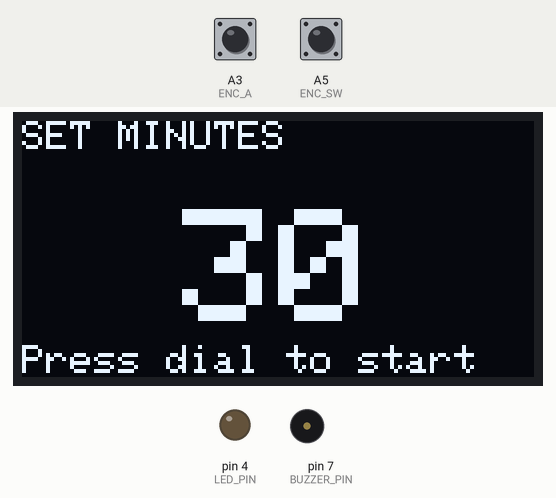
The sketch below on a simulated Arduino Uno, built with avr-gcc and run on an emulated ATmega328P. Parts: 128×64 one-colour display, output pins drawn as LEDs (lit = HIGH), buzzer (waves = sounding, pin HIGH). The inputs (shaded band) are chosen by the test bench; at power-on: A5 (ENC_SW) HIGH, A3 (ENC_A) HIGH.

Above: at 1.2 s.
1.3 s: A5 (ENC_SW) pulled LOW for 0.15 s
At 2.1 s:
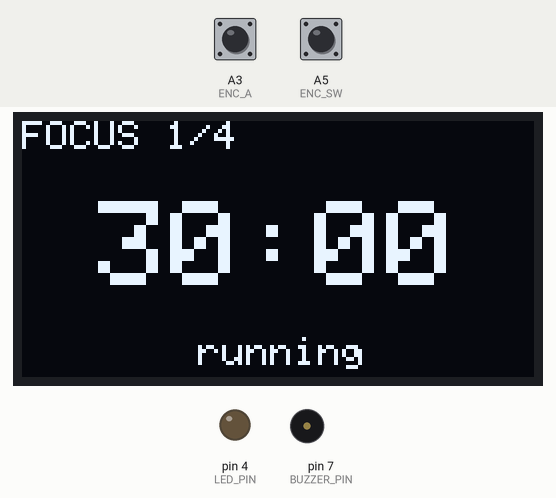
4.4 s: A5 (ENC_SW) pulled LOW for 1 s
At 5.9 s:
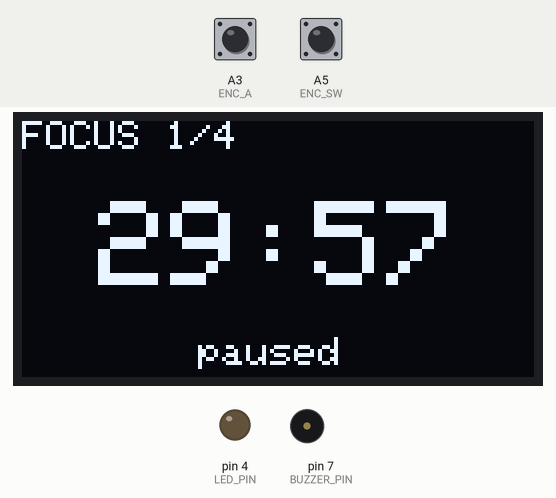
6.9 s: A5 (ENC_SW) pulled LOW for 0.15 s
At 7.7 s:
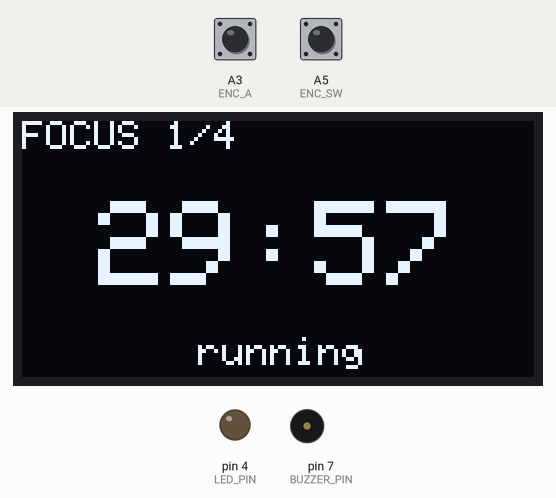
Timing chart, 0 to 9.9 s (numbered marks = the images above; inputs shaded):
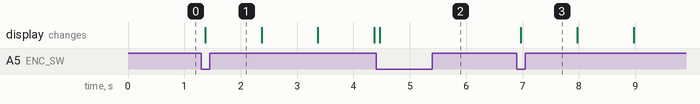

Measured:
- after the input at 1.3 s, the display: changes after 0.07 s (image 1)
- after the input at 4.4 s, the display: changes after 0.07 s (image 2)
- after the input at 6.9 s, the display: changes after 0.07 s (image 3)

The sketch:

countdown_timer.ino
```cpp
// Pomodoro-style timer: 4 work sessions of the chosen length (5-60 min), 5 min break between each
// Display: 0.96" 128x64 SSD1306 I2C OLED
// LED + buzzer: blink/beep at the end of every work session and break, until button press
// Encoder: sets minutes (1 min/detent) before start, locked for the whole cycle
// Encoder SW: starts the cycle; while running, press = pause/resume;
//             when a phase ends, press = begin the next phase (after session 4, press = reset)

#include <Wire.h>
#include <Adafruit_GFX.h>
#include <Adafruit_SSD1306.h>

// ---- OLED ----
// Micro's I2C pins are the same physical pins as D2 (SDA) / D3 (SCL) - no extra wiring pins needed
#define SCREEN_WIDTH 128
#define SCREEN_HEIGHT 64
#define OLED_RESET -1
#define SCREEN_ADDRESS 0x3C
Adafruit_SSD1306 display(SCREEN_WIDTH, SCREEN_HEIGHT, &Wire, OLED_RESET);

// ---- External alert LED (with series resistor to GND) ----
const uint8_t LED_PIN = 4;

// ---- Passive piezo buzzer ----
const uint8_t BUZZER_PIN = 7;
const unsigned int BUZZER_FREQ_HZ = 2000;

// ---- Encoder (sets minutes before start, locked once started; SW = start/pause/resume) ----
const uint8_t ENC_A  = A3;
const uint8_t ENC_B  = A4;
const uint8_t ENC_SW = A5;
const int MIN_MINUTES = 5;
const int MAX_MINUTES = 60;
int selectedMinutes = 30;
int lastEncA = HIGH;

// ---- Timer state ----
const int SESSIONS_PER_CYCLE = 4;
const unsigned long BREAK_SECONDS = 5UL * 60UL;
unsigned long remainingSeconds = (unsigned long)selectedMinutes * 60UL;
unsigned long lastSecondMillis = 0;
int session = 1;       // current work session, 1..SESSIONS_PER_CYCLE
bool onBreak = false;  // true while in (or just finished) a break
bool started = false;  // true from first button press until the cycle resets
bool running = false;
bool timeUp = false;   // current phase finished, waiting for button press

// ---- Button debounce / edge detect ----
int lastReading = HIGH;
int buttonState = HIGH;
unsigned long lastDebounceMillis = 0;
const unsigned long DEBOUNCE_MS = 40;

// ---- End-of-phase beep: continues until button press, non-blocking ----
bool flashOn = false;
unsigned long lastFlashMillis = 0;
const unsigned long FLASH_INTERVAL_MS = 300;

void setup() {
  pinMode(ENC_A, INPUT_PULLUP);
  pinMode(ENC_B, INPUT_PULLUP);
  pinMode(ENC_SW, INPUT_PULLUP);
  pinMode(BUZZER_PIN, OUTPUT);
  pinMode(LED_PIN, OUTPUT);
  digitalWrite(LED_PIN, LOW);

  if (!display.begin(SSD1306_SWITCHCAPVCC, SCREEN_ADDRESS)) {
    while (true) {} // no display - nothing useful to do
  }
  display.clearDisplay();
  renderDisplay();
}

void loop() {
  handleEncoder();
  handleButton();
  handleCountdown();
  handleFlash();
}

// ---- Encoder: adjusts selectedMinutes, only before the timer has started ----
void handleEncoder() {
  if (started) return;

  int a = digitalRead(ENC_A);
  if (a == LOW && lastEncA == HIGH) { // falling edge on A
    int b = digitalRead(ENC_B);
    selectedMinutes += (b == HIGH) ? 1 : -1;
    selectedMinutes = constrain(selectedMinutes, MIN_MINUTES, MAX_MINUTES);
    renderDisplay();
  }
  lastEncA = a;
}

// ---- Encoder button (SW): debounce + edge detect, start/pause/resume ----
void handleButton() {
  int reading = digitalRead(ENC_SW);

  if (reading != lastReading) {
    lastDebounceMillis = millis();
  }

  if ((millis() - lastDebounceMillis) > DEBOUNCE_MS) {
    if (reading != buttonState) {
      buttonState = reading;
      if (buttonState == LOW) { // pressed (active LOW with INPUT_PULLUP)
        if (timeUp) {
          timeUp = false;
          noTone(BUZZER_PIN);
          digitalWrite(LED_PIN, LOW);
          if (onBreak) {                           // break over -> next work session
            onBreak = false;
            session++;
            startPhase((unsigned long)selectedMinutes * 60UL);
          } else if (session < SESSIONS_PER_CYCLE) { // work session over -> break
            onBreak = true;
            startPhase(BREAK_SECONDS);
          } else {                                 // all sessions done -> back to setting mode
            started = false;
            running = false;
            session = 1;
          }
        } else if (!started) {
          started = true;
          session = 1;
          onBreak = false;
          startPhase((unsigned long)selectedMinutes * 60UL);
        } else {
          running = !running;
          lastSecondMillis = millis(); // avoid an instant tick on resume
        }
        renderDisplay();
      }
    }
  }
  lastReading = reading;
}

// ---- Begin a work session or break of the given length ----
void startPhase(unsigned long seconds) {
  remainingSeconds = seconds;
  running = true;
  lastSecondMillis = millis();
}

// ---- Countdown: one tick per real second while running ----
void handleCountdown() {
  if (!running || timeUp) return;

  if (millis() - lastSecondMillis >= 1000) {
    lastSecondMillis += 1000;
    if (remainingSeconds > 0) {
      remainingSeconds--;
    }
    if (remainingSeconds == 0) {
      running = false;
      timeUp = true;
      renderDisplay();
      flashOn = false;
      lastFlashMillis = millis();
      return;
    }
    renderDisplay();
  }
}

// ---- Alert: LED blinks and buzzer beeps on/off every FLASH_INTERVAL_MS while timeUp is true ----
void handleFlash() {
  if (!timeUp) return;
  if (millis() - lastFlashMillis >= FLASH_INTERVAL_MS) {
    lastFlashMillis = millis();
    flashOn = !flashOn;
    digitalWrite(LED_PIN, flashOn ? HIGH : LOW);
    if (flashOn) tone(BUZZER_PIN, BUZZER_FREQ_HZ);
    else noTone(BUZZER_PIN);
  }
}

// ---- OLED rendering: only called when something actually changes ----
void renderDisplay() {
  display.clearDisplay();
  display.setTextColor(SSD1306_WHITE);

  if (!started) {
    display.setTextSize(1);
    display.setCursor(0, 0);
    display.print("SET MINUTES");

    display.setTextSize(4);
    int digits = (selectedMinutes >= 10) ? 2 : 1;
    int x = (SCREEN_WIDTH - digits * 24) / 2;
    display.setCursor(x, 22);
    display.print(selectedMinutes);

    display.setTextSize(1);
    display.setCursor(0, 56);
    display.print("Press dial to start");
  } else if (timeUp) {
    const char* title;
    const char* sub;
    if (onBreak) {
      title = "BREAK OVER";
      sub = "Press: next session";
    } else if (session < SESSIONS_PER_CYCLE) {
      title = "BREAK TIME";
      sub = "Press to start break";
    } else {
      title = "ALL DONE!";
      sub = "Press to reset";
    }
    display.setTextSize(2);
    display.setCursor(4, 20);
    display.print(title);
    display.setTextSize(1);
    display.setCursor(0, 48);
    display.print(sub);
  } else {
    display.setTextSize(1);
    display.setCursor(0, 0);
    if (onBreak) {
      display.print("BREAK");
    } else {
      display.print("FOCUS ");
      display.print(session);
      display.print("/");
      display.print(SESSIONS_PER_CYCLE);
    }

    int mins = remainingSeconds / 60;
    int secs = remainingSeconds % 60;
    char buf[6];
    snprintf(buf, sizeof(buf), "%02d:%02d", mins, secs);

    display.setTextSize(3);
    display.setCursor(19, 20);
    display.print(buf);

    display.setTextSize(1);
    display.setCursor(44, 54);
    display.print(running ? "running" : "paused");
  }

  display.display();
}
```
